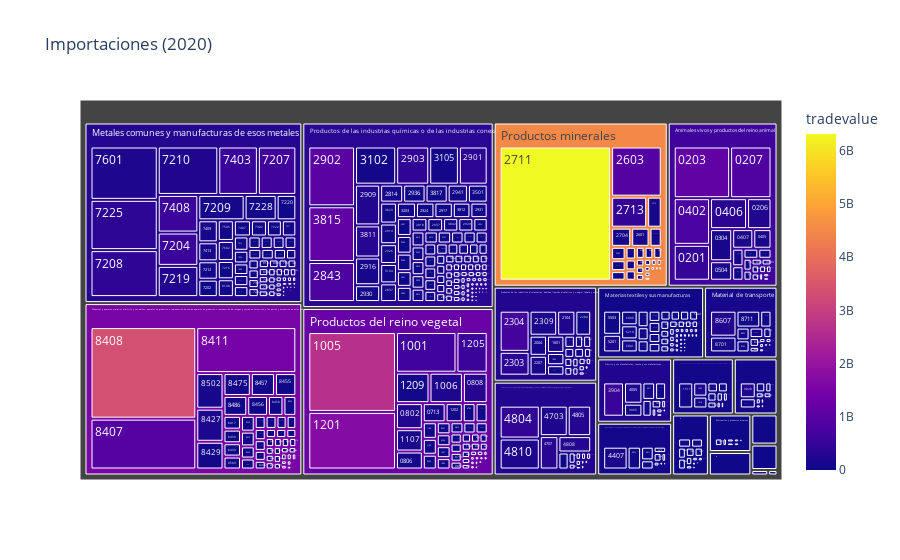

Notebook code cell kept with this figure:
### Code cell
c = Data('world_trade_',reporting_country='484',year=[2020],imp_exp=1)
df = c.read_data()
c.grafica_treemap_paises_productos(df[0],periodo=c.year,imp_exp=c.imp_exp)

### Figure 1 — Plotly figure (JSON) as saved in the notebook; plotly's stock layout.template omitted (floating-point values rounded to 4 significant figures; data arrays with more than 128 entries replaced by an {"elided": "..."} marker saying what was removed)
{"data": [{"branchvalues": "total", "customdata": {"elided": "837x1 float values"}, "domain": {"x": [0, 1], "y": [0, 1]}, "hovertemplate": "labels=%{label}<br>tradevalue_sum=%{value}<br>parent=%{parent}<br>id=%{id}<br>tradevalue=%{color}<extra></extra>", "ids": {"elided": "837 str values"}, "labels": {"elided": "837 str values"}, "marker": {"coloraxis": "coloraxis", "colors": {"elided": "837 float values"}}, "name": "", "parents": {"elided": "837 str values"}, "type": "treemap", "values": {"elided": "837 int values"}}], "layout": {"coloraxis": {"colorbar": {"title": {"text": "tradevalue"}}, "colorscale": [[0, "#0d0887"], [0.1111, "#46039f"], [0.2222, "#7201a8"], [0.3333, "#9c179e"], [0.4444, "#bd3786"], [0.5556, "#d8576b"], [0.6667, "#ed7953"], [0.7778, "#fb9f3a"], [0.8889, "#fdca26"], [1, "#f0f921"]]}, "legend": {"tracegroupgap": 0}, "title": {"text": "Importaciones (2020)"}}}
